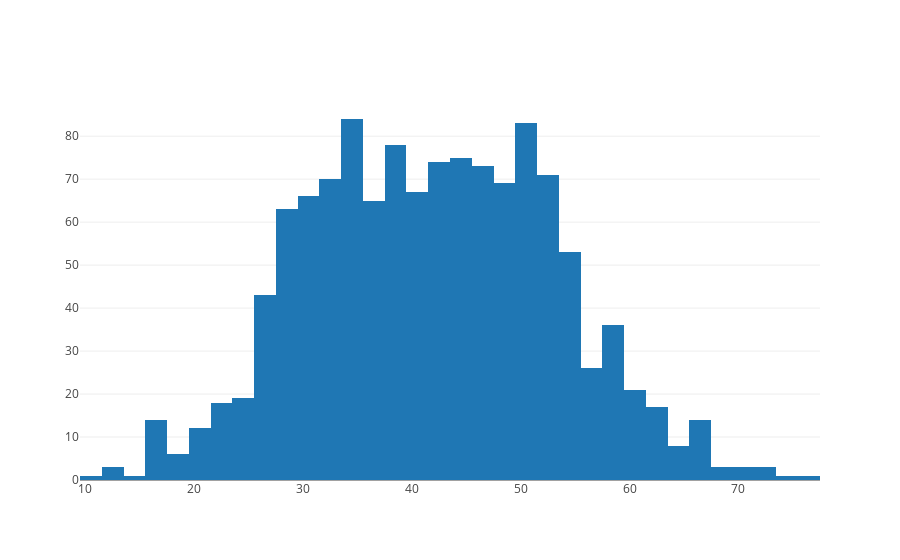

The notebook cell saved with this chart:
### Markdown cell above
## Come plottare con plotly

### Code cell
trace = go.Histogram(x=eta) # Una trace rappresenta i dati per disegnare un grafico
data = [trace] # Posso mettere quante trace voglio
layout = go.Layout() # Qui definisco titoli, label, limiti degli assi, eccetera
fig = go.Figure(data, layout)
py.iplot(fig)

### Figure 1 — Plotly figure (JSON) as saved in the notebook; plotly's stock layout.template omitted (floating-point values rounded to 4 significant figures; data arrays with more than 128 entries replaced by an {"elided": "..."} marker saying what was removed)
{"data": [{"type": "histogram", "uid": "bea8f0ac-c7d0-11e8-9630-4feaef0f4143", "x": {"elided": "1242 int values"}}], "layout": {}}
